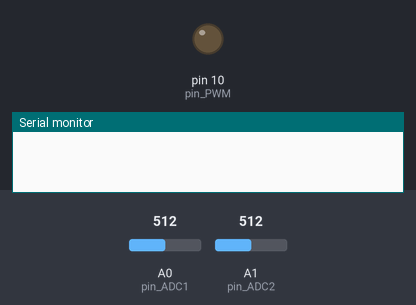
This sketch was run on a simulated Arduino Uno, built with avr-gcc and run on an emulated ATmega328P. Parts: output pins drawn as LEDs (lit = HIGH), the last lines printed to the serial monitor. Inputs (shaded band) come from the test bench; at power-on: A0 (pin_ADC1) = 512, A1 (pin_ADC2) = 512.

Above: at 0.1 s.
At 38.0 s:
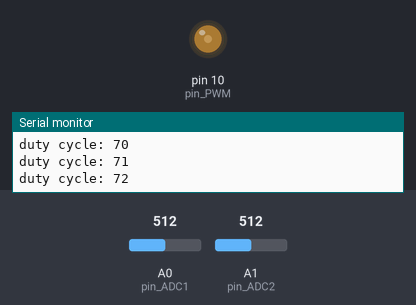
Timing chart, 0 to 39.5 s (numbered marks = the images above):
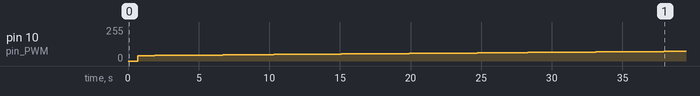

Measured:
- by itself, pin 10 (pin_PWM): moves from 0/255 to 72/255 over 37.2 s

The sketch:

improvedPO.ino
```cpp
#include <PWM.h>
int pin_PWM = 10;
const int pin_ADC1 = A0;  // Input Voltage pin
const int pin_ADC2 = A1; // Output voltage pin
float InputVoltage = 0; // Initialise inputVoltage variable
float OutputVoltage =0; // Imitialise outputVoltage variable
float PVstart = 0; // PV power old value
float PVPnew = 0; // PV power new value
int duty = 40; // init duty cycle at 50%
int32_t frequency = 100000;

void setup() {
  // put your setup code here, to run once:
  InitTimersSafe();

  bool success = SetPinFrequencySafe(pin_PWM, frequency);
  if(success)
  {
    pinMode(pin_PWM, OUTPUT);
    Serial.begin(9600);
  }
}

void loop() {
  InputVoltage = analogRead(pin_ADC1)*0.0049; // Read input voltage
  //Serial.print("Input Voltage ");
  //Serial.println(InputVoltage);
  OutputVoltage = analogRead(pin_ADC2)*0.0049; // Read output voltage
  //Serial.print("Output Voltage ");
  //Serial.println(OutputVoltage);
  delay(200); // delay before operating the values
  PVPnew = InputVoltage * OutputVoltage; // equation from prelab

  //Serial.print("PVPnew ");
  //Serial.println(PVPnew);

  if(PVPnew >= PVstart) // if the new power is highger than the old power
  {
    duty = duty + 1;  // Increase the duty cycle
    delay(500); // delay or the circuit to have time to behave
  }
  else if ((PVPnew < PVstart)) // if new power smaller than old power
  {
    duty = duty - 1; // decrease the duty cycle
    delay(500);
  }

  if(duty > 72) // Limit the duty cycle from 10% to 90%
  {
    duty = 72;
  }
  if(duty < 8)
  {
    duty = 8;
  }
  Serial.print("duty cycle: ");
  Serial.println(duty);
  analogWrite(pin_PWM, duty); // Write new duty cycle
  PVstart = PVPnew; // Record and replace old values with the new one
  delay(500); // delay to give time for the circuit to register the change

}
```
